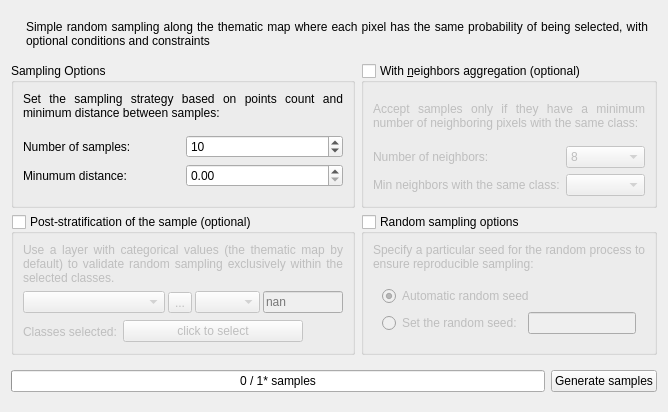
     <widget class="QWidget" name="tab_SimpleSampling">
      <attribute name="title">
       <string>Simple Sampling</string>
      </attribute>
      <layout class="QVBoxLayout" name="verticalLayout_4">
       <item>
        <widget class="QWidget" name="widget_2" native="true">
         <layout class="QHBoxLayout" name="horizontalLayout_8">
          <item>
           <widget class="QLabel" name="label">
            <property name="text">
             <string>&lt;html&gt;&lt;head/&gt;&lt;body&gt;&lt;img height=&quot;90&quot;  src=&quot;:/plugins/AcATaMa/icons/simple_sampling.svg&quot;/&gt;&lt;/body&gt;&lt;/html&gt;</string>
            </property>
           </widget>
          </item>
          <item>
           <widget class="QLabel" name="label_8">
            <property name="sizePolicy">
             <sizepolicy hsizetype="Expanding" vsizetype="Preferred">
              <horstretch>0</horstretch>
              <verstretch>0</verstretch>
             </sizepolicy>
            </property>
            <property name="text">
             <string>Simple random sampling along the thematic map where each pixel has the same probability of being selected, with optional conditions and constraints</string>
            </property>
            <property name="alignment">
             <set>Qt::AlignJustify|Qt::AlignVCenter</set>
            </property>
            <property name="wordWrap">
             <bool>true</bool>
            </property>
           </widget>
          </item>
         </layout>
        </widget>
       </item>
       <item>
        <widget class="QWidget" name="widget_RandomSampling" native="true">
         <layout class="QGridLayout" name="gridLayout">
          <property name="leftMargin">
           <number>0</number>
          </property>
          <property name="topMargin">
           <number>0</number>
          </property>
          <property name="rightMargin">
           <number>0</number>
          </property>
          <property name="bottomMargin">
           <number>0</number>
          </property>
          <item row="1" column="0">
           <widget class="QGroupBox" name="QGBox_4">
            <property name="title">
             <string>Sampling Options</string>
            </property>
            <layout class="QVBoxLayout" name="verticalLayout_20">
             <item>
              <widget class="QLabel" name="label_5">
               <property name="text">
                <string>Set the sampling strategy based on points count and minimum distance between samples:</string>
               </property>
               <property name="alignment">
                <set>Qt::AlignJustify|Qt::AlignVCenter</set>
               </property>
               <property name="wordWrap">
                <bool>true</bool>
               </property>
              </widget>
             </item>
             <item>
              <widget class="QWidget" name="widget" native="true">
               <layout class="QGridLayout" name="gridLayout_2">
                <property name="leftMargin">
                 <number>0</number>
                </property>
                <property name="rightMargin">
                 <number>0</number>
                </property>
                <item row="0" column="0">
                 <widget class="QLabel" name="label_15">
                  <property name="text">
                   <string>Number of samples:</string>
                  </property>
                 </widget>
                </item>
                <item row="0" column="1">
                 <widget class="QSpinBox" name="numberOfSamples_SimpRS">
                  <property name="minimum">
                   <number>1</number>
                  </property>
                  <property name="maximum">
                   <number>999999</number>
                  </property>
                  <property name="value">
                   <number>10</number>
                  </property>
                 </widget>
                </item>
                <item row="1" column="0">
                 <widget class="QLabel" name="label_14">
                  <property name="text">
                   <string>Minumum distance:</string>
                  </property>
                 </widget>
                </item>
                <item row="1" column="1">
                 <widget class="QDoubleSpinBox" name="minDistance_SimpRS"/>
                </item>
               </layout>
              </widget>
             </item>
            </layout>
           </widget>
          </item>
          <item row="2" column="0">
           <widget class="QGroupBox" name="QGBox_SimpRSwithPS">
            <property name="title">
             <string>Post-stratification of the sample (optional)</string>
            </property>
            <property name="checkable">
             <bool>true</bool>
            </property>
            <property name="checked">
             <bool>false</bool>
            </property>
            <layout class="QVBoxLayout" name="verticalLayout_16">
             <item>
              <widget class="QWidget" name="widget_SimpRSwithPS" native="true">
               <layout class="QVBoxLayout" name="verticalLayout_15">
                <property name="leftMargin">
                 <number>0</number>
                </property>
                <property name="topMargin">
                 <number>0</number>
                </property>
                <property name="rightMargin">
                 <number>0</number>
                </property>
                <property name="bottomMargin">
                 <number>0</number>
                </property>
                <item>
                 <widget class="QLabel" name="label_12">
                  <property name="text">
                   <string>Use a layer with categorical values (the thematic map by default) to validate random sampling exclusively within the selected classes.</string>
                  </property>
                  <property name="alignment">
                   <set>Qt::AlignJustify|Qt::AlignVCenter</set>
                  </property>
                  <property name="wordWrap">
                   <bool>true</bool>
                  </property>
                 </widget>
                </item>
                <item>
                 <widget class="QWidget" name="widget_24" native="true">
                  <layout class="QHBoxLayout" name="horizontalLayout_23">
                   <property name="spacing">
                    <number>3</number>
                   </property>
                   <property name="leftMargin">
                    <number>0</number>
                   </property>
                   <property name="topMargin">
                    <number>0</number>
                   </property>
                   <property name="rightMargin">
                    <number>0</number>
                   </property>
                   <property name="bottomMargin">
                    <number>0</number>
                   </property>
                   <item>
                    <widget class="QgsMapLayerComboBox" name="QCBox_PostStratMap_SimpRS">
                     <property name="sizePolicy">
                      <sizepolicy hsizetype="Expanding" vsizetype="Fixed">
                       <horstretch>0</horstretch>
                       <verstretch>0</verstretch>
                      </sizepolicy>
                     </property>
                     <property name="focusPolicy">
                      <enum>Qt::StrongFocus</enum>
                     </property>
                     <property name="editable">
                      <bool>false</bool>
                     </property>
                     <property name="allowEmptyLayer">
                      <bool>true</bool>
                     </property>
                    </widget>
                   </item>
                   <item>
                    <widget class="QToolButton" name="QPBtn_browsePostStratMap_SimpRS">
                     <property name="maximumSize">
                      <size>
                       <width>30</width>
                       <height>16777215</height>
                      </size>
                     </property>
                     <property name="toolTip">
                      <string>Load file</string>
                     </property>
                     <property name="text">
                      <string>...</string>
                     </property>
                    </widget>
                   </item>
                   <item>
                    <widget class="QComboBox" name="QCBox_band_PostStratMap_SimpRS">
                     <property name="maximumSize">
                      <size>
                       <width>65</width>
                       <height>16777215</height>
                      </size>
                     </property>
                     <property name="toolTip">
                      <string>Band</string>
                     </property>
                     <property name="sizeAdjustPolicy">
                      <enum>QComboBox::AdjustToContents</enum>
                     </property>
                    </widget>
                   </item>
                   <item>
                    <widget class="QLineEdit" name="nodata_PostStratMap_SimpRS">
                     <property name="maximumSize">
                      <size>
                       <width>80</width>
                       <height>16777215</height>
                      </size>
                     </property>
                     <property name="toolTip">
                      <string>Nodata Value.
It set automatically from image if the layer has the nodata value set.</string>
                     </property>
                     <property name="placeholderText">
                      <string>nan</string>
                     </property>
                    </widget>
                   </item>
                  </layout>
                 </widget>
                </item>
                <item>
                 <widget class="QWidget" name="widget_6" native="true">
                  <layout class="QHBoxLayout" name="horizontalLayout_4">
                   <property name="leftMargin">
                    <number>0</number>
                   </property>
                   <property name="topMargin">
                    <number>0</number>
                   </property>
                   <property name="rightMargin">
                    <number>0</number>
                   </property>
                   <property name="bottomMargin">
                    <number>0</number>
                   </property>
                   <item>
                    <widget class="QLabel" name="label_13">
                     <property name="text">
                      <string>Classes selected:</string>
                     </property>
                    </widget>
                   </item>
                   <item>
                    <widget class="QPushButton" name="QPBtn_PostStratMapClasses_SimpRS">
                     <property name="minimumSize">
                      <size>
                       <width>180</width>
                       <height>0</height>
                      </size>
                     </property>
                     <property name="cursor">
                      <cursorShape>PointingHandCursor</cursorShape>
                     </property>
                     <property name="text">
                      <string>click to select</string>
                     </property>
                    </widget>
                   </item>
                   <item>
                    <spacer name="horizontalSpacer_6">
                     <property name="orientation">
                      <enum>Qt::Horizontal</enum>
                     </property>
                     <property name="sizeHint" stdset="0">
                      <size>
                       <width>40</width>
                       <height>20</height>
                      </size>
                     </property>
                    </spacer>
                   </item>
                  </layout>
                 </widget>
                </item>
               </layout>
              </widget>
             </item>
            </layout>
           </widget>
          </item>
          <item row="1" column="1">
           <widget class="QGroupBox" name="QGBox_neighbour_aggregation_SimpRS">
            <property name="title">
             <string>With &amp;neighbors aggregation (optional)</string>
            </property>
            <property name="checkable">
             <bool>true</bool>
            </property>
            <property name="checked">
             <bool>false</bool>
            </property>
            <layout class="QVBoxLayout" name="verticalLayout_8">
             <item>
              <widget class="QWidget" name="widget_neighbour_aggregation_SimpRS" native="true">
               <layout class="QVBoxLayout" name="verticalLayout_9">
                <property name="leftMargin">
                 <number>0</number>
                </property>
                <property name="topMargin">
                 <number>0</number>
                </property>
                <property name="rightMargin">
                 <number>0</number>
                </property>
                <property name="bottomMargin">
                 <number>0</number>
                </property>
                <item>
                 <widget class="QLabel" name="label_6">
                  <property name="text">
                   <string>Accept samples only if they have a minimum number of neighboring pixels with the same class:</string>
                  </property>
                  <property name="alignment">
                   <set>Qt::AlignJustify|Qt::AlignVCenter</set>
                  </property>
                  <property name="wordWrap">
                   <bool>true</bool>
                  </property>
                 </widget>
                </item>
                <item>
                 <widget class="QWidget" name="widget_4" native="true">
                  <layout class="QGridLayout" name="gridLayout_9">
                   <property name="leftMargin">
                    <number>0</number>
                   </property>
                   <property name="topMargin">
                    <number>0</number>
                   </property>
                   <property name="rightMargin">
                    <number>0</number>
                   </property>
                   <property name="bottomMargin">
                    <number>0</number>
                   </property>
                   <item row="0" column="1">
                    <widget class="QComboBox" name="QCBox_NumberOfNeighbors_SimpRS">
                     <property name="sizeAdjustPolicy">
                      <enum>QComboBox::AdjustToContents</enum>
                     </property>
                     <item>
                      <property name="text">
                       <string>8</string>
                      </property>
                     </item>
                     <item>
                      <property name="text">
                       <string>24</string>
                      </property>
                     </item>
                     <item>
                      <property name="text">
                       <string>48</string>
                      </property>
                     </item>
                    </widget>
                   </item>
                   <item row="0" column="0">
                    <widget class="QLabel" name="label_24">
                     <property name="text">
                      <string>Number of neighbors:</string>
                     </property>
                    </widget>
                   </item>
                   <item row="1" column="0">
                    <widget class="QLabel" name="label_9">
                     <property name="text">
                      <string>Min neighbors with the same class:</string>
                     </property>
                    </widget>
                   </item>
                   <item row="1" column="1">
                    <widget class="QComboBox" name="QCBox_SameClassOfNeighbors_SimpRS">
                     <property name="sizeAdjustPolicy">
                      <enum>QComboBox::AdjustToContents</enum>
                     </property>
                    </widget>
                   </item>
                  </layout>
                 </widget>
                </item>
               </layout>
              </widget>
             </item>
            </layout>
           </widget>
          </item>
          <item row="2" column="1">
           <widget class="QGroupBox" name="QGBox_random_sampling_options_SimpRS">
            <property name="title">
             <string>Random sampling options</string>
            </property>
            <property name="checkable">
             <bool>true</bool>
            </property>
            <property name="checked">
             <bool>false</bool>
            </property>
            <layout class="QVBoxLayout" name="verticalLayout_11">
             <item>
              <widget class="QWidget" name="widget_random_sampling_options_SimpRS" native="true">
               <layout class="QVBoxLayout" name="verticalLayout_12">
                <property name="leftMargin">
                 <number>0</number>
                </property>
                <property name="topMargin">
                 <number>0</number>
                </property>
                <property name="rightMargin">
                 <number>0</number>
                </property>
                <property name="bottomMargin">
                 <number>0</number>
                </property>
                <item>
                 <widget class="QLabel" name="label_10">
                  <property name="text">
                   <string>Specify a particular seed for the random process to ensure reproducible sampling:</string>
                  </property>
                  <property name="alignment">
                   <set>Qt::AlignJustify|Qt::AlignVCenter</set>
                  </property>
                  <property name="wordWrap">
                   <bool>true</bool>
                  </property>
                 </widget>
                </item>
                <item>
                 <widget class="QWidget" name="widget_9" native="true">
                  <layout class="QGridLayout" name="gridLayout_10">
                   <item row="1" column="0">
                    <widget class="QRadioButton" name="with_random_seed_by_user_SimpRS">
                     <property name="text">
                      <string>Set the random seed:</string>
                     </property>
                    </widget>
                   </item>
                   <item row="1" column="1">
                    <widget class="QLineEdit" name="random_seed_by_user_SimpRS">
                     <property name="toolTip">
                      <string>&lt;html&gt;&lt;head/&gt;&lt;body&gt;&lt;p&gt;Set the seed random number as an integer value. It is possible to use strings, bytes, or bytearray but all of them get converted to an int and all of its bits are used.&lt;/p&gt;&lt;/body&gt;&lt;/html&gt;</string>
                     </property>
                    </widget>
                   </item>
                   <item row="0" column="0" colspan="2">
                    <widget class="QRadioButton" name="automatic_random_seed_SimpRS">
                     <property name="text">
                      <string>Automatic random seed</string>
                     </property>
                     <property name="checked">
                      <bool>true</bool>
                     </property>
                    </widget>
                   </item>
                  </layout>
                 </widget>
                </item>
               </layout>
              </widget>
             </item>
            </layout>
           </widget>
          </item>
         </layout>
        </widget>
       </item>
       <item>
        <spacer name="verticalSpacer_3">
         <property name="orientation">
          <enum>Qt::Vertical</enum>
         </property>
         <property name="sizeHint" stdset="0">
          <size>
           <width>20</width>
           <height>0</height>
          </size>
         </property>
        </spacer>
       </item>
       <item>
        <widget class="QWidget" name="widget_Generation" native="true">
         <layout class="QHBoxLayout" name="horizontalLayout_2">
          <property name="leftMargin">
           <number>0</number>
          </property>
          <property name="rightMargin">
           <number>0</number>
          </property>
          <item>
           <widget class="QProgressBar" name="QPBar_GenerateSamples_SimpRS">
            <property name="enabled">
             <bool>true</bool>
            </property>
            <property name="toolTip">
             <string>&lt;html&gt;&lt;head/&gt;&lt;body&gt;&lt;p&gt;The total number of samples (*) is an estimate, and the samples generated could be fewer due to sampling type and some (hard) restrictions in the sampling conditions. You can finish the process if it gets stuck after some time.&lt;/p&gt;&lt;/body&gt;&lt;/html&gt;</string>
            </property>
            <property name="maximum">
             <number>1</number>
            </property>
            <property name="value">
             <number>0</number>
            </property>
            <property name="format">
             <string>%v / %m* samples</string>
            </property>
           </widget>
          </item>
          <item>
           <widget class="QPushButton" name="QPBtn_GenerateSamples_SimpRS">
            <property name="cursor">
             <cursorShape>PointingHandCursor</cursorShape>
            </property>
            <property name="text">
             <string>Generate samples</string>
            </property>
           </widget>
          </item>
         </layout>
        </widget>
       </item>
      </layout>
     </widget>
